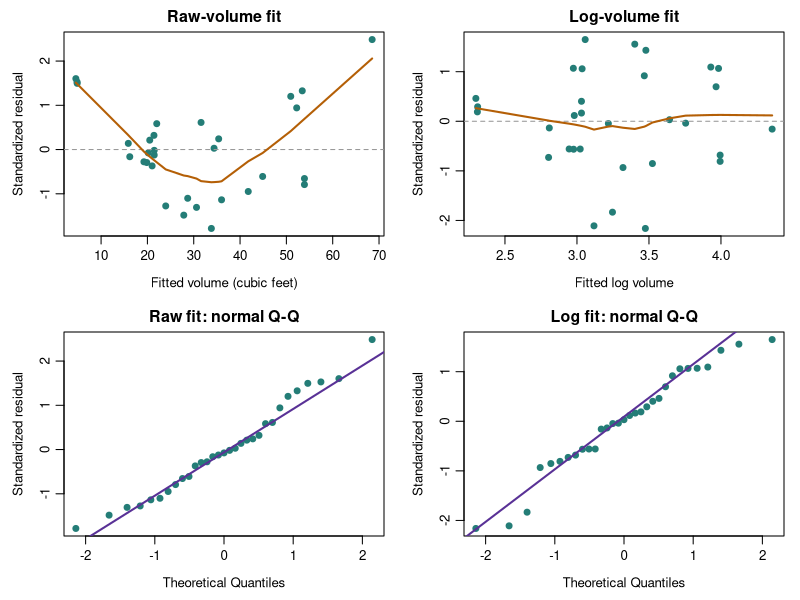

This figure's R source:
## -----------------------------------------------------------------------------
#| label: a5-tree-fits
#| results: hide
a5_trees <- transform(datasets::trees, Diameter = Girth)
a5_raw <- lm(Volume ~ Diameter + Height, data = a5_trees)
a5_log <- lm(log(Volume) ~ log(Diameter) + log(Height),
             data = a5_trees)
a5_new <- data.frame(Diameter = 12, Height = 75)
a5_eta <- as.numeric(predict(a5_log, newdata = a5_new))
a5_s <- sigma(a5_log)


## -----------------------------------------------------------------------------
#| label: a5-tree-output
#| echo: false
knitr::kable(data.frame(Term = names(coef(a5_log)),
  Estimate = unname(coef(a5_log))), digits = 6,
  row.names = FALSE, align = c("l", "r"))
knitr::kable(data.frame(
  Quantity = c("Predicted log volume at diameter 12, height 75",
    "Residual SD of the log model", "SSE of the raw-volume model",
    "SSE of the log-volume model"),
  Value = c(a5_eta, a5_s, deviance(a5_raw), deviance(a5_log))),
  digits = 6, row.names = FALSE, align = c("l", "r"))


## -----------------------------------------------------------------------------
#| label: fig-a5-tree-diagnostics
#| echo: false
#| fig-pos: "H"
#| fig-width: 6.5
#| fig-height: 3.6
#| fig-cap: "Top: standardized residuals versus fitted values, with a smooth trend. Bottom: normal Q-Q plots with quartile reference lines. Left: raw-volume fit. Right: log-volume fit."
#| fig-alt: "Four diagnostic panels compare raw-volume and log-volume fits for 31 trees. The raw fit has a curved residual smooth; the log fit has a less pronounced mean pattern but some tail departures remain."
a5_par <- par(mfrow = c(2, 2), mar = c(4, 4, 2, 1),
              mgp = c(2.4, 0.7, 0), cex = 0.8)
for (j in 1:2) {
  m <- list(a5_raw, a5_log)[[j]]
  plot(fitted(m), rstandard(m), pch = 19, col = "#247D77",
       xlab = c("Fitted volume (cubic feet)", "Fitted log volume")[j],
       ylab = "Standardized residual", main = c("Raw-volume fit", "Log-volume fit")[j])
  abline(h = 0, lty = 2, col = "grey60")
  lines(lowess(fitted(m), rstandard(m)), col = "#B45F06", lwd = 2)
}
for (j in 1:2) {
  m <- list(a5_raw, a5_log)[[j]]
  qqnorm(rstandard(m), pch = 19, col = "#247D77",
         main = c("Raw fit: normal Q-Q", "Log fit: normal Q-Q")[j],
         ylab = "Standardized residual")
  qqline(rstandard(m), col = "#593196", lwd = 2)
}
par(a5_par)


## -----------------------------------------------------------------------------
#| label: a5-swiss-search
#| results: hide
a5_swiss <- datasets::swiss
a5_null <- lm(Fertility ~ 1, data = a5_swiss, na.action = na.fail)
a5_full <- lm(Fertility ~ ., data = a5_swiss, na.action = na.fail)
a5_selected <- step(a5_null,
  scope = list(lower = formula(a5_null), upper = formula(a5_full)),
  direction = "forward", k = 2, trace = 0)


## -----------------------------------------------------------------------------
#| label: a5-swiss-scores
#| echo: false
a5_candidates <- lapply(names(a5_swiss)[-1], function(term)
  lm(reformulate(term, response = "Fertility"), data = a5_swiss))
knitr::kable(data.frame(
  `First-step candidate` = c("Intercept only", names(a5_swiss)[-1]),
  AIC = c(AIC(a5_null), vapply(a5_candidates, AIC, numeric(1))),
  check.names = FALSE), digits = 3, row.names = FALSE)
knitr::kable(data.frame(
  Model = c("Final forward model", "All five predictors"),
  SSE = c(deviance(a5_selected), deviance(a5_full)),
  AIC = c(AIC(a5_selected), AIC(a5_full))),
  digits = 3, row.names = FALSE)


## -----------------------------------------------------------------------------
#| label: a5-sensor-data
#| include: false
set.seed(8561)
a5_n <- 120
a5_x <- matrix(rnorm(a5_n * 6), nrow = a5_n)
a5_x[, 2] <- 0.75 * a5_x[, 1] + sqrt(1 - 0.75^2) * a5_x[, 2]
colnames(a5_x) <- paste0("x", 1:6)
a5_dat <- data.frame(y = 2 + 2 * a5_x[, 1] - a5_x[, 2] +
  a5_x[, 3] + rnorm(a5_n, sd = 1.5), a5_x)
a5_id <- sample(seq_len(a5_n), 90)
a5_train <- a5_dat[a5_id, ]
a5_test <- a5_dat[-a5_id, ]
a5_folds <- sample(rep(1:5, each = 18))


## -----------------------------------------------------------------------------
#| label: a5-sensor-cv
#| results: hide
library(glmnet)
a5_xtrain <- model.matrix(y ~ ., data = a5_train)[, -1]
a5_xtest <- model.matrix(y ~ ., data = a5_test)[, -1]
a5_lasso <- cv.glmnet(a5_xtrain, a5_train$y,
  family = "gaussian", alpha = 1, foldid = a5_folds,
  lambda = c(0.80, 0.40, 0.20, 0.10, 0.05),
  standardize = TRUE, type.measure = "mse")
a5_ridge <- cv.glmnet(a5_xtrain, a5_train$y,
  family = "gaussian", alpha = 0, foldid = a5_folds,
  standardize = TRUE, type.measure = "mse")


## -----------------------------------------------------------------------------
#| label: a5-cv-table
#| echo: false
knitr::kable(data.frame(Lambda = a5_lasso$lambda,
  `CV MSE` = a5_lasso$cvm, `CV SE` = a5_lasso$cvsd,
  `Nonzero slopes` = a5_lasso$nzero, check.names = FALSE),
  digits = c(2, 3, 3, 0), row.names = FALSE)


## -----------------------------------------------------------------------------
#| label: a5-coefficient-table
#| echo: false
a5_coef_table <- data.frame(Term = rownames(coef(a5_lasso)),
  `Ridge: one-SE` = as.numeric(coef(a5_ridge, s = "lambda.1se")),
  `Lasso: minimum` = as.numeric(coef(a5_lasso, s = "lambda.min")),
  `Lasso: one-SE` = as.numeric(coef(a5_lasso, s = "lambda.1se")),
  check.names = FALSE)
knitr::kable(a5_coef_table, digits = 3, row.names = FALSE)


## -----------------------------------------------------------------------------
#| label: a5-test-assessment
#| results: hide
a5_pred <- as.numeric(predict(a5_lasso,
  newx = a5_xtest, s = "lambda.1se"))
a5_rmse <- sqrt(mean((a5_test$y - a5_pred)^2))
a5_baseline <- sqrt(mean((a5_test$y - mean(a5_train$y))^2))


## -----------------------------------------------------------------------------
#| label: a5-test-table
#| echo: false
knitr::kable(data.frame(Procedure = c("Prespecified one-SE lasso",
  "Training-mean baseline"), `Test RMSE` = c(a5_rmse, a5_baseline),
  check.names = FALSE), digits = 3, row.names = FALSE)
